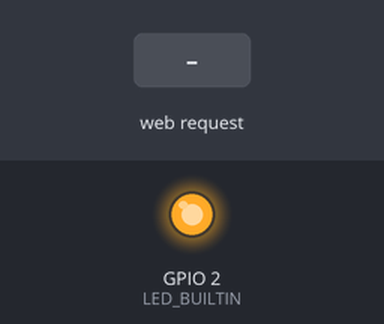
The sketch below on a simulated ESP8266 (NodeMCU). On the bench: output pins drawn as LEDs (lit = HIGH, except the on-board LED, lit = LOW). Inputs (shaded band) come from the test bench. WiFi joins after 1.5 s; servers stay silent unless stated; what the sketch prints to the serial monitor is not drawn.

Above: at 2.7 s.
2.8 s: HTTP request GET / received
At 3.1 s:
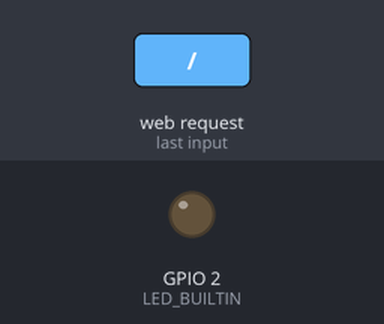
Timing chart, 0 to 5.8 s (numbered marks = the images above; inputs shaded):
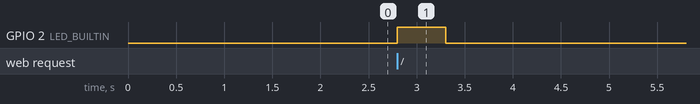

Measured:
- after the input at 2.8 s, GPIO 2 (LED_BUILTIN): LOW → HIGH at once, → LOW 0.50 s later

The sketch:

EspySketch.ino
```cpp
#include <ESP8266WiFi.h>
#include <WiFiClient.h>
#include <ESP8266mDNS.h>

#ifndef STASSID
#define STASSID
#define STAPSK  "SuperSecurePassword@Physics421"
#endif

#include "Espy.h"

Espy e;

static const String ssid = "CCNYPhysicsClub_2.4";
static const String password = "SuperSecurePassword@Physics421";

void setup()
{
  pinMode(LED_BUILTIN, OUTPUT);
  digitalWrite(LED_BUILTIN, 0);
  Serial.begin(74880);
  WiFi.mode(WIFI_STA);
  WiFi.begin(ssid, password);
  Serial.println("using ssid: " + ssid + " " + password);

  // Wait for connection
  while (WiFi.status() != WL_CONNECTED) {
    delay(500);
    Serial.print(".");
  }
  Serial.println("");
  Serial.print("Connected to ");
  Serial.println(ssid);
  Serial.print("IP address: ");
  Serial.println(WiFi.localIP());

  if (MDNS.begin("esp8266")) {
    Serial.println("MDNS responder started");
  }
  e.setup();
  Serial.println("HTTP server started");
}

void loop() {
  e.loop();
  MDNS.update();
}
```

Espy.h
```cpp
#ifndef _ESPY_H_
#define _ESPY_H_

#include <ESP8266WebServer.h>

class Espy
{
public:
  const int COMMAND_TIME = 500;
  const int DELAY_TIME = 50;

  Espy() : server(80){}
  ~Espy(){}

  void setup()
  {
    server.on("/", std::bind(&Espy::handleRoot, this));
    server.onNotFound(std::bind(&Espy::checkIfFileExists, this));
    server.begin();
  }

  void handleRoot(void)
  {
    String contents = "";
    String fileName = "";

    digitalWrite(LED_BUILTIN, 1);

    // communicate with Skooter via the Serial port
    Serial.println("getDirectory");
    delay(COMMAND_TIME);
    while (Serial.available()) {
      fileName = Serial.readStringUntil('\n');
      fileName = fileName.substring(0, fileName.length() - 1); // strip off the \r
      contents += ("<a href=\"" + fileName + "\">" + fileName + "</a><br>");
      Serial.println(fileName);
      delay(DELAY_TIME);
    }
    server.send(200, "text/html", "<html><body><p>Welcome to Skooter's TOTALLY AWESOME website!</p><br>Browse Skooter's TOP SECRET data files!<br>" + contents + "</body></html>");
    digitalWrite(LED_BUILTIN, 0);
  }

  void checkIfFileExists()
  {
    String contents = "";
    String line = "";
    digitalWrite(LED_BUILTIN, 1);

    // ask Skooter for the file contents
    Serial.println("getFile");
    delay(COMMAND_TIME);
    while (Serial.available()) {
      line = Serial.readStringUntil('\n');
      contents += (line + '\n');
      delay(DELAY_TIME);
    }
    if (contents != "") {

      server.send(200, "text/plain", contents);

    } else {

      String message = "File Not Found\n\n";
      message += "URI: ";
      message += server.uri();
      message += "\nMethod: ";
      message += (server.method() == HTTP_GET) ? "GET" : "POST";
      message += "\nArguments: ";
      message += server.args();
      message += "\n";
      for (uint8_t i = 0; i < server.args(); i++) {
        message += " " + server.argName(i) + ": " + server.arg(i) + "\n";
      }
      server.send(404, "text/plain", message);
    }
    digitalWrite(LED_BUILTIN, 0);
  }

  void loop()
  {
      server.handleClient();
  }

private:
  ESP8266WebServer server;

};

#endif
```
